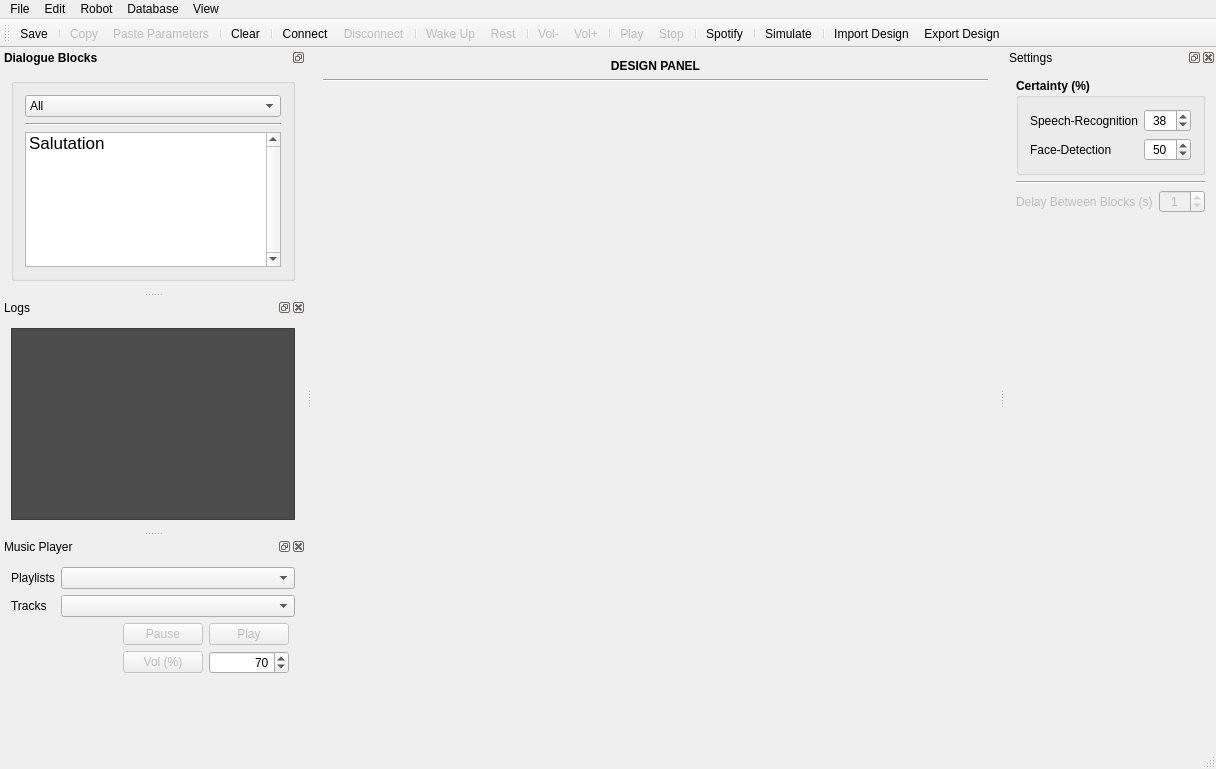
<?xml version="1.0" encoding="UTF-8"?>
<ui version="4.0">
 <class>DialogGUI</class>
 <widget class="QMainWindow" name="DialogGUI">
  <property name="geometry">
   <rect>
    <x>0</x>
    <y>0</y>
    <width>1216</width>
    <height>769</height>
   </rect>
  </property>
  <property name="minimumSize">
   <size>
    <width>62</width>
    <height>50</height>
   </size>
  </property>
  <property name="windowTitle">
   <string>Interaction Design</string>
  </property>
  <property name="autoFillBackground">
   <bool>true</bool>
  </property>
  <widget class="QWidget" name="centralWidget">
   <layout class="QGridLayout" name="gridLayout_11">
    <item row="0" column="0">
     <widget class="QLabel" name="label_8">
      <property name="sizePolicy">
       <sizepolicy hsizetype="Preferred" vsizetype="Fixed">
        <horstretch>0</horstretch>
        <verstretch>0</verstretch>
       </sizepolicy>
      </property>
      <property name="font">
       <font>
        <weight>75</weight>
        <bold>true</bold>
       </font>
      </property>
      <property name="text">
       <string>DESIGN PANEL</string>
      </property>
      <property name="alignment">
       <set>Qt::AlignCenter</set>
      </property>
     </widget>
    </item>
    <item row="1" column="0">
     <widget class="Line" name="line">
      <property name="orientation">
       <enum>Qt::Horizontal</enum>
      </property>
     </widget>
    </item>
    <item row="2" column="0">
     <layout class="QGridLayout" name="gridLayout_2">
      <item row="0" column="0">
       <layout class="QGridLayout" name="designPanelLayout">
        <item row="0" column="0">
         <widget class="QWidget" name="tmpWidget" native="true">
          <property name="sizePolicy">
           <sizepolicy hsizetype="Preferred" vsizetype="MinimumExpanding">
            <horstretch>0</horstretch>
            <verstretch>0</verstretch>
           </sizepolicy>
          </property>
         </widget>
        </item>
       </layout>
      </item>
     </layout>
    </item>
   </layout>
  </widget>
  <widget class="QMenuBar" name="menuBar">
   <property name="geometry">
    <rect>
     <x>0</x>
     <y>0</y>
     <width>1216</width>
     <height>22</height>
    </rect>
   </property>
   <widget class="QMenu" name="menuFile">
    <property name="title">
     <string>File</string>
    </property>
    <addaction name="actionMenuNew"/>
    <addaction name="separator"/>
    <addaction name="actionMenuImportBlocks"/>
    <addaction name="actionMenuExportBlocks"/>
    <addaction name="separator"/>
    <addaction name="actionMenuSave"/>
    <addaction name="actionMenuSaveAs"/>
    <addaction name="separator"/>
    <addaction name="actionMenuMusic"/>
    <addaction name="separator"/>
    <addaction name="actionMenuExit"/>
   </widget>
   <widget class="QMenu" name="menuEdit">
    <property name="title">
     <string>Edit</string>
    </property>
    <addaction name="actionMenuUndo"/>
    <addaction name="actionMenuRedo"/>
    <addaction name="separator"/>
    <addaction name="actionMenuCopy"/>
    <addaction name="actionMenuPaste"/>
    <addaction name="actionMenuPasteParameters"/>
    <addaction name="separator"/>
    <addaction name="actionMenuDelete"/>
    <addaction name="actionMenuClear"/>
   </widget>
   <widget class="QMenu" name="menuRobot">
    <property name="title">
     <string>Robot</string>
    </property>
    <addaction name="actionMenuConnect"/>
    <addaction name="actionMenuDisconnect"/>
    <addaction name="separator"/>
    <addaction name="actionMenuWakeUp"/>
    <addaction name="actionMenuRest"/>
    <addaction name="separator"/>
    <addaction name="actionMenuEnableTouch"/>
    <addaction name="actionMenuShowImage"/>
    <addaction name="actionMenuHideImage"/>
    <addaction name="separator"/>
    <addaction name="actionMenuVolumeUp"/>
    <addaction name="actionMenuVolumeDown"/>
    <addaction name="separator"/>
    <addaction name="actionMenuTest"/>
    <addaction name="separator"/>
    <addaction name="actionMenuPlay"/>
    <addaction name="actionMenuPause"/>
    <addaction name="actionMenuStop"/>
    <addaction name="separator"/>
    <addaction name="actionMenuSimulate"/>
    <addaction name="separator"/>
    <addaction name="actionMenuEnableMoving"/>
    <addaction name="actionMenuDisableMoving"/>
   </widget>
   <widget class="QMenu" name="menuDatabase">
    <property name="title">
     <string>Database</string>
    </property>
    <addaction name="actionMenuDatabaseConnect"/>
    <addaction name="actionMenuDatabaseDisconnect"/>
   </widget>
   <widget class="QMenu" name="menuView">
    <property name="title">
     <string>View</string>
    </property>
    <addaction name="actionMenuBlockList"/>
    <addaction name="actionMenuLogs"/>
    <addaction name="actionMenuSimulationDockView"/>
    <addaction name="actionMenuMusicDockView"/>
    <addaction name="actionMenuSettingsDockView"/>
    <addaction name="separator"/>
    <addaction name="actionMenuZoomIn"/>
    <addaction name="actionMenuZoomOut"/>
   </widget>
   <addaction name="menuFile"/>
   <addaction name="menuEdit"/>
   <addaction name="menuRobot"/>
   <addaction name="menuDatabase"/>
   <addaction name="menuView"/>
  </widget>
  <widget class="QToolBar" name="mainToolBar">
   <property name="enabled">
    <bool>true</bool>
   </property>
   <property name="allowedAreas">
    <set>Qt::AllToolBarAreas</set>
   </property>
   <property name="orientation">
    <enum>Qt::Horizontal</enum>
   </property>
   <property name="toolButtonStyle">
    <enum>Qt::ToolButtonTextUnderIcon</enum>
   </property>
   <attribute name="toolBarArea">
    <enum>TopToolBarArea</enum>
   </attribute>
   <attribute name="toolBarBreak">
    <bool>false</bool>
   </attribute>
   <addaction name="actionMenuSave"/>
   <addaction name="separator"/>
   <addaction name="actionMenuCopy"/>
   <addaction name="actionMenuPasteParameters"/>
   <addaction name="separator"/>
   <addaction name="actionMenuClear"/>
   <addaction name="separator"/>
   <addaction name="actionMenuConnect"/>
   <addaction name="actionMenuDisconnect"/>
   <addaction name="separator"/>
   <addaction name="actionMenuWakeUp"/>
   <addaction name="actionMenuRest"/>
   <addaction name="separator"/>
   <addaction name="actionMenuVolumeDown"/>
   <addaction name="actionMenuVolumeUp"/>
   <addaction name="separator"/>
   <addaction name="actionMenuPlay"/>
   <addaction name="actionMenuStop"/>
   <addaction name="separator"/>
   <addaction name="actionMenuMusic"/>
   <addaction name="separator"/>
   <addaction name="actionMenuSimulate"/>
   <addaction name="separator"/>
   <addaction name="actionMenuImportBlocks"/>
   <addaction name="actionMenuExportBlocks"/>
  </widget>
  <widget class="QStatusBar" name="statusBar"/>
  <widget class="QDockWidget" name="blocksDockWidget">
   <property name="font">
    <font>
     <weight>75</weight>
     <bold>true</bold>
    </font>
   </property>
   <property name="features">
    <set>QDockWidget::DockWidgetFloatable|QDockWidget::DockWidgetMovable</set>
   </property>
   <property name="windowTitle">
    <string>Dialogue Blocks</string>
   </property>
   <attribute name="dockWidgetArea">
    <number>1</number>
   </attribute>
   <widget class="QWidget" name="dockWidgetContents">
    <layout class="QGridLayout" name="gridLayout_8">
     <item row="0" column="0">
      <layout class="QGridLayout" name="gridLayout_3">
       <item row="0" column="0" colspan="2">
        <widget class="QGroupBox" name="groupBox_11">
         <property name="font">
          <font>
           <weight>50</weight>
           <bold>false</bold>
          </font>
         </property>
         <property name="title">
          <string/>
         </property>
         <layout class="QGridLayout" name="gridLayout_7">
          <item row="0" column="0">
           <widget class="QComboBox" name="dialogueBlocksCategoryComboBox">
            <item>
             <property name="text">
              <string>All</string>
             </property>
            </item>
            <item>
             <property name="text">
              <string>Opening</string>
             </property>
            </item>
            <item>
             <property name="text">
              <string>Service-Provision</string>
             </property>
            </item>
            <item>
             <property name="text">
              <string>Closing</string>
             </property>
            </item>
            <item>
             <property name="text">
              <string>Chit-Chat</string>
             </property>
            </item>
           </widget>
          </item>
          <item row="1" column="0">
           <widget class="Line" name="line_3">
            <property name="orientation">
             <enum>Qt::Horizontal</enum>
            </property>
           </widget>
          </item>
          <item row="2" column="0">
           <widget class="QListWidget" name="dragListWidget">
            <property name="font">
             <font>
              <pointsize>13</pointsize>
              <weight>50</weight>
              <bold>false</bold>
             </font>
            </property>
            <property name="lineWidth">
             <number>1</number>
            </property>
            <property name="verticalScrollBarPolicy">
             <enum>Qt::ScrollBarAlwaysOn</enum>
            </property>
            <property name="dragEnabled">
             <bool>true</bool>
            </property>
            <property name="dragDropMode">
             <enum>QAbstractItemView::DragOnly</enum>
            </property>
            <property name="alternatingRowColors">
             <bool>true</bool>
            </property>
            <property name="iconSize">
             <size>
              <width>100</width>
              <height>60</height>
             </size>
            </property>
            <property name="wordWrap">
             <bool>true</bool>
            </property>
            <property name="selectionRectVisible">
             <bool>true</bool>
            </property>
            <property name="sortingEnabled">
             <bool>true</bool>
            </property>
            <item>
             <property name="text">
              <string>Salutation</string>
             </property>
             <property name="font">
              <font>
               <pointsize>13</pointsize>
               <weight>50</weight>
               <bold>false</bold>
              </font>
             </property>
             <property name="icon">
              <iconset resource="hre_resources/resources.qrc">
               <normaloff>:/hreresources/pepper-icons/pepper-greet.png</normaloff>:/hreresources/pepper-icons/pepper-greet.png</iconset>
             </property>
            </item>
           </widget>
          </item>
         </layout>
        </widget>
       </item>
      </layout>
     </item>
    </layout>
   </widget>
  </widget>
  <widget class="QDockWidget" name="logsDockWidget">
   <property name="sizePolicy">
    <sizepolicy hsizetype="Preferred" vsizetype="Fixed">
     <horstretch>0</horstretch>
     <verstretch>0</verstretch>
    </sizepolicy>
   </property>
   <property name="minimumSize">
    <size>
     <width>182</width>
     <height>177</height>
    </size>
   </property>
   <property name="floating">
    <bool>false</bool>
   </property>
   <property name="features">
    <set>QDockWidget::AllDockWidgetFeatures</set>
   </property>
   <property name="allowedAreas">
    <set>Qt::AllDockWidgetAreas</set>
   </property>
   <property name="windowTitle">
    <string>Logs</string>
   </property>
   <attribute name="dockWidgetArea">
    <number>1</number>
   </attribute>
   <widget class="QWidget" name="dockWidgetContents_2">
    <layout class="QGridLayout" name="gridLayout_27">
     <item row="0" column="0">
      <widget class="QTextEdit" name="logsTextEdit">
       <property name="acceptDrops">
        <bool>false</bool>
       </property>
       <property name="autoFillBackground">
        <bool>true</bool>
       </property>
       <property name="styleSheet">
        <string notr="true">background: rgb(76, 76, 76)</string>
       </property>
       <property name="undoRedoEnabled">
        <bool>false</bool>
       </property>
       <property name="readOnly">
        <bool>true</bool>
       </property>
       <property name="acceptRichText">
        <bool>true</bool>
       </property>
      </widget>
     </item>
    </layout>
   </widget>
  </widget>
  <widget class="QDockWidget" name="musicDockWidget">
   <property name="sizePolicy">
    <sizepolicy hsizetype="Preferred" vsizetype="Fixed">
     <horstretch>0</horstretch>
     <verstretch>0</verstretch>
    </sizepolicy>
   </property>
   <property name="windowTitle">
    <string>Music Player</string>
   </property>
   <attribute name="dockWidgetArea">
    <number>1</number>
   </attribute>
   <widget class="QWidget" name="dockWidgetContents_3">
    <layout class="QGridLayout" name="gridLayout_16">
     <item row="2" column="0">
      <spacer name="verticalSpacer_4">
       <property name="orientation">
        <enum>Qt::Vertical</enum>
       </property>
       <property name="sizeHint" stdset="0">
        <size>
         <width>20</width>
         <height>40</height>
        </size>
       </property>
      </spacer>
     </item>
     <item row="0" column="0">
      <layout class="QGridLayout" name="gridLayout_10">
       <item row="0" column="1">
        <widget class="QComboBox" name="musicPlaylistComboBox"/>
       </item>
       <item row="1" column="1">
        <widget class="QComboBox" name="musicTracksComboBox"/>
       </item>
       <item row="0" column="0">
        <widget class="QLabel" name="label">
         <property name="sizePolicy">
          <sizepolicy hsizetype="Fixed" vsizetype="Preferred">
           <horstretch>0</horstretch>
           <verstretch>0</verstretch>
          </sizepolicy>
         </property>
         <property name="text">
          <string>Playlists</string>
         </property>
        </widget>
       </item>
       <item row="1" column="0">
        <widget class="QLabel" name="label_5">
         <property name="sizePolicy">
          <sizepolicy hsizetype="Fixed" vsizetype="Preferred">
           <horstretch>0</horstretch>
           <verstretch>0</verstretch>
          </sizepolicy>
         </property>
         <property name="text">
          <string>Tracks</string>
         </property>
        </widget>
       </item>
      </layout>
     </item>
     <item row="1" column="0">
      <layout class="QGridLayout" name="gridLayout_9">
       <item row="0" column="1">
        <widget class="QPushButton" name="musicPauseButton">
         <property name="enabled">
          <bool>false</bool>
         </property>
         <property name="text">
          <string>Pause</string>
         </property>
         <property name="icon">
          <iconset>
           <normalon>:/hreresources/icons/pause.png</normalon>
          </iconset>
         </property>
        </widget>
       </item>
       <item row="0" column="2">
        <widget class="QPushButton" name="musicPlayButton">
         <property name="enabled">
          <bool>false</bool>
         </property>
         <property name="text">
          <string>Play</string>
         </property>
         <property name="icon">
          <iconset>
           <normalon>:/hreresources/icons/play.png</normalon>
          </iconset>
         </property>
        </widget>
       </item>
       <item row="2" column="0" colspan="4">
        <widget class="QLineEdit" name="musicMessageLineEdit">
         <property name="layoutDirection">
          <enum>Qt::LeftToRight</enum>
         </property>
         <property name="autoFillBackground">
          <bool>false</bool>
         </property>
         <property name="styleSheet">
          <string notr="true">background-color: transparent;</string>
         </property>
         <property name="text">
          <string/>
         </property>
         <property name="frame">
          <bool>false</bool>
         </property>
         <property name="alignment">
          <set>Qt::AlignRight|Qt::AlignTrailing|Qt::AlignVCenter</set>
         </property>
         <property name="readOnly">
          <bool>true</bool>
         </property>
        </widget>
       </item>
       <item row="1" column="2">
        <widget class="QSpinBox" name="musicVolumeSpinBox">
         <property name="alignment">
          <set>Qt::AlignRight|Qt::AlignTrailing|Qt::AlignVCenter</set>
         </property>
         <property name="maximum">
          <number>100</number>
         </property>
         <property name="singleStep">
          <number>5</number>
         </property>
         <property name="value">
          <number>70</number>
         </property>
        </widget>
       </item>
       <item row="1" column="1">
        <widget class="QPushButton" name="musicVolumeButton">
         <property name="enabled">
          <bool>false</bool>
         </property>
         <property name="text">
          <string>Vol (%)</string>
         </property>
        </widget>
       </item>
       <item row="0" column="0">
        <spacer name="horizontalSpacer">
         <property name="orientation">
          <enum>Qt::Horizontal</enum>
         </property>
         <property name="sizeHint" stdset="0">
          <size>
           <width>40</width>
           <height>20</height>
          </size>
         </property>
        </spacer>
       </item>
      </layout>
     </item>
    </layout>
   </widget>
  </widget>
  <widget class="QDockWidget" name="settingsDockWidget">
   <property name="windowTitle">
    <string>Settings</string>
   </property>
   <attribute name="dockWidgetArea">
    <number>2</number>
   </attribute>
   <widget class="QWidget" name="dockWidgetContents_6">
    <layout class="QGridLayout" name="gridLayout_4">
     <item row="0" column="0">
      <layout class="QGridLayout" name="gridLayout">
       <item row="2" column="1">
        <widget class="QSpinBox" name="blocksDelaySpinBox">
         <property name="enabled">
          <bool>false</bool>
         </property>
         <property name="alignment">
          <set>Qt::AlignCenter</set>
         </property>
         <property name="maximum">
          <number>60</number>
         </property>
         <property name="value">
          <number>1</number>
         </property>
        </widget>
       </item>
       <item row="0" column="0" colspan="2">
        <widget class="QGroupBox" name="groupBox">
         <property name="font">
          <font>
           <weight>75</weight>
           <bold>true</bold>
          </font>
         </property>
         <property name="title">
          <string>Certainty (%)</string>
         </property>
         <layout class="QGridLayout" name="gridLayout_6">
          <item row="0" column="0">
           <layout class="QGridLayout" name="gridLayout_5">
            <item row="0" column="0">
             <widget class="QLabel" name="label_2">
              <property name="font">
               <font>
                <weight>50</weight>
                <bold>false</bold>
               </font>
              </property>
              <property name="text">
               <string>Speech-Recognition</string>
              </property>
             </widget>
            </item>
            <item row="0" column="1">
             <widget class="QSpinBox" name="speechCertaintySpinBox">
              <property name="font">
               <font>
                <weight>50</weight>
                <bold>false</bold>
               </font>
              </property>
              <property name="alignment">
               <set>Qt::AlignCenter</set>
              </property>
              <property name="minimum">
               <number>1</number>
              </property>
              <property name="maximum">
               <number>100</number>
              </property>
              <property name="value">
               <number>38</number>
              </property>
             </widget>
            </item>
            <item row="1" column="0">
             <widget class="QLabel" name="label_4">
              <property name="font">
               <font>
                <weight>50</weight>
                <bold>false</bold>
               </font>
              </property>
              <property name="text">
               <string>Face-Detection</string>
              </property>
             </widget>
            </item>
            <item row="1" column="1">
             <widget class="QSpinBox" name="faceDetectionCertaintySpinBox">
              <property name="font">
               <font>
                <weight>50</weight>
                <bold>false</bold>
               </font>
              </property>
              <property name="alignment">
               <set>Qt::AlignCenter</set>
              </property>
              <property name="minimum">
               <number>1</number>
              </property>
              <property name="maximum">
               <number>100</number>
              </property>
              <property name="value">
               <number>50</number>
              </property>
             </widget>
            </item>
           </layout>
          </item>
         </layout>
        </widget>
       </item>
       <item row="2" column="0">
        <widget class="QLabel" name="label_3">
         <property name="enabled">
          <bool>false</bool>
         </property>
         <property name="text">
          <string>Delay Between Blocks (s)</string>
         </property>
        </widget>
       </item>
       <item row="3" column="1">
        <spacer name="verticalSpacer">
         <property name="orientation">
          <enum>Qt::Vertical</enum>
         </property>
         <property name="sizeHint" stdset="0">
          <size>
           <width>20</width>
           <height>40</height>
          </size>
         </property>
        </spacer>
       </item>
       <item row="1" column="0" colspan="2">
        <widget class="Line" name="line_2">
         <property name="orientation">
          <enum>Qt::Horizontal</enum>
         </property>
        </widget>
       </item>
      </layout>
     </item>
    </layout>
   </widget>
  </widget>
  <action name="actionReload">
   <property name="checkable">
    <bool>false</bool>
   </property>
   <property name="icon">
    <iconset resource="hre_resources/resources.qrc">
     <normaloff>:/hreresources/icons/refresh.png</normaloff>:/hreresources/icons/refresh.png</iconset>
   </property>
   <property name="text">
    <string>Reload</string>
   </property>
   <property name="toolTip">
    <string>Reload</string>
   </property>
  </action>
  <action name="actionMenuNew">
   <property name="text">
    <string>New</string>
   </property>
   <property name="shortcut">
    <string>Ctrl+N</string>
   </property>
  </action>
  <action name="actionMenuImportBlocks">
   <property name="enabled">
    <bool>true</bool>
   </property>
   <property name="icon">
    <iconset resource="hre_resources/resources.qrc">
     <normaloff>:/hreresources/icons/import.png</normaloff>:/hreresources/icons/import.png</iconset>
   </property>
   <property name="text">
    <string>Import Design</string>
   </property>
   <property name="toolTip">
    <string>Import Design</string>
   </property>
  </action>
  <action name="actionMenuExportBlocks">
   <property name="enabled">
    <bool>true</bool>
   </property>
   <property name="icon">
    <iconset resource="hre_resources/resources.qrc">
     <normaloff>:/hreresources/icons/export.png</normaloff>:/hreresources/icons/export.png</iconset>
   </property>
   <property name="text">
    <string>Export Design</string>
   </property>
   <property name="toolTip">
    <string>Export Design</string>
   </property>
  </action>
  <action name="actionMenuSave">
   <property name="icon">
    <iconset resource="hre_resources/resources.qrc">
     <normaloff>:/hreresources/icons/save.png</normaloff>:/hreresources/icons/save.png</iconset>
   </property>
   <property name="text">
    <string>Save</string>
   </property>
   <property name="shortcut">
    <string>Ctrl+S</string>
   </property>
  </action>
  <action name="actionMenuSaveAs">
   <property name="icon">
    <iconset resource="hre_resources/resources.qrc">
     <normaloff>:/hreresources/icons/save.png</normaloff>:/hreresources/icons/save.png</iconset>
   </property>
   <property name="text">
    <string>Save As</string>
   </property>
   <property name="shortcut">
    <string>Ctrl+Shift+S</string>
   </property>
  </action>
  <action name="actionMenuExit">
   <property name="text">
    <string>Exit</string>
   </property>
   <property name="shortcut">
    <string>Ctrl+Q</string>
   </property>
  </action>
  <action name="actionMenuUndo">
   <property name="enabled">
    <bool>true</bool>
   </property>
   <property name="text">
    <string>Undo</string>
   </property>
   <property name="shortcut">
    <string>Ctrl+Z</string>
   </property>
  </action>
  <action name="actionMenuRedo">
   <property name="enabled">
    <bool>true</bool>
   </property>
   <property name="text">
    <string>Redo</string>
   </property>
   <property name="shortcut">
    <string>Ctrl+Shift+Z</string>
   </property>
  </action>
  <action name="actionMenuCopy">
   <property name="enabled">
    <bool>false</bool>
   </property>
   <property name="icon">
    <iconset resource="hre_resources/resources.qrc">
     <normaloff>:/hreresources/icons/copy.png</normaloff>:/hreresources/icons/copy.png</iconset>
   </property>
   <property name="text">
    <string>Copy</string>
   </property>
   <property name="shortcut">
    <string>Ctrl+C</string>
   </property>
  </action>
  <action name="actionMenuPaste">
   <property name="enabled">
    <bool>false</bool>
   </property>
   <property name="icon">
    <iconset resource="hre_resources/resources.qrc">
     <normaloff>:/hreresources/icons/paste.png</normaloff>:/hreresources/icons/paste.png</iconset>
   </property>
   <property name="text">
    <string>Paste</string>
   </property>
   <property name="shortcut">
    <string>Ctrl+V</string>
   </property>
  </action>
  <action name="actionMenuPasteParameters">
   <property name="enabled">
    <bool>false</bool>
   </property>
   <property name="icon">
    <iconset resource="hre_resources/resources.qrc">
     <normaloff>:/hreresources/icons/paste.png</normaloff>:/hreresources/icons/paste.png</iconset>
   </property>
   <property name="text">
    <string>Paste Parameters</string>
   </property>
   <property name="toolTip">
    <string>Paste Parameters</string>
   </property>
   <property name="shortcut">
    <string>Ctrl+Shift+V</string>
   </property>
  </action>
  <action name="actionMenuDelete">
   <property name="enabled">
    <bool>true</bool>
   </property>
   <property name="icon">
    <iconset resource="hre_resources/resources.qrc">
     <normaloff>:/hreresources/icons/delete.png</normaloff>:/hreresources/icons/delete.png</iconset>
   </property>
   <property name="text">
    <string>Delete</string>
   </property>
   <property name="shortcut">
    <string>Backspace</string>
   </property>
  </action>
  <action name="actionMenuClear">
   <property name="icon">
    <iconset resource="hre_resources/resources.qrc">
     <normaloff>:/hreresources/icons/erase.png</normaloff>:/hreresources/icons/erase.png</iconset>
   </property>
   <property name="text">
    <string>Clear</string>
   </property>
   <property name="shortcut">
    <string>Ctrl+Shift+Backspace</string>
   </property>
  </action>
  <action name="actionMenuConnect">
   <property name="enabled">
    <bool>true</bool>
   </property>
   <property name="icon">
    <iconset resource="hre_resources/resources.qrc">
     <normaloff>:/hreresources/icons/connect.png</normaloff>:/hreresources/icons/connect.png</iconset>
   </property>
   <property name="text">
    <string>Connect</string>
   </property>
  </action>
  <action name="actionMenuDisconnect">
   <property name="enabled">
    <bool>false</bool>
   </property>
   <property name="icon">
    <iconset resource="hre_resources/resources.qrc">
     <normaloff>:/hreresources/icons/disconnect1.png</normaloff>:/hreresources/icons/disconnect1.png</iconset>
   </property>
   <property name="text">
    <string>Disconnect</string>
   </property>
  </action>
  <action name="actionMenuWakeUp">
   <property name="enabled">
    <bool>false</bool>
   </property>
   <property name="icon">
    <iconset resource="hre_resources/resources.qrc">
     <normaloff>:/hreresources/icons/eyeon.png</normaloff>:/hreresources/icons/eyeon.png</iconset>
   </property>
   <property name="text">
    <string>Wake Up</string>
   </property>
  </action>
  <action name="actionMenuRest">
   <property name="enabled">
    <bool>false</bool>
   </property>
   <property name="icon">
    <iconset resource="hre_resources/resources.qrc">
     <normaloff>:/hreresources/icons/eyeoff.png</normaloff>:/hreresources/icons/eyeoff.png</iconset>
   </property>
   <property name="text">
    <string>Rest</string>
   </property>
  </action>
  <action name="actionMenuEnableTouch">
   <property name="enabled">
    <bool>false</bool>
   </property>
   <property name="icon">
    <iconset resource="hre_resources/resources.qrc">
     <normaloff>:/hreresources/icons/touch.png</normaloff>:/hreresources/icons/touch.png</iconset>
   </property>
   <property name="text">
    <string>Enable Touch</string>
   </property>
  </action>
  <action name="actionMenuShowImage">
   <property name="enabled">
    <bool>false</bool>
   </property>
   <property name="icon">
    <iconset resource="hre_resources/resources.qrc">
     <normaloff>:/hreresources/icons/tablet-show.png</normaloff>:/hreresources/icons/tablet-show.png</iconset>
   </property>
   <property name="text">
    <string>Show Image</string>
   </property>
  </action>
  <action name="actionMenuHideImage">
   <property name="enabled">
    <bool>false</bool>
   </property>
   <property name="icon">
    <iconset resource="hre_resources/resources.qrc">
     <normaloff>:/hreresources/icons/tablet-hide.png</normaloff>:/hreresources/icons/tablet-hide.png</iconset>
   </property>
   <property name="text">
    <string>Hide Image</string>
   </property>
  </action>
  <action name="actionMenuVolumeUp">
   <property name="enabled">
    <bool>false</bool>
   </property>
   <property name="icon">
    <iconset resource="hre_resources/resources.qrc">
     <normaloff>:/hreresources/icons/volume-up.png</normaloff>:/hreresources/icons/volume-up.png</iconset>
   </property>
   <property name="text">
    <string>Vol+</string>
   </property>
  </action>
  <action name="actionMenuVolumeDown">
   <property name="enabled">
    <bool>false</bool>
   </property>
   <property name="icon">
    <iconset resource="hre_resources/resources.qrc">
     <normaloff>:/hreresources/icons/volume-down.png</normaloff>:/hreresources/icons/volume-down.png</iconset>
   </property>
   <property name="text">
    <string>Vol-</string>
   </property>
  </action>
  <action name="actionMenuTest">
   <property name="enabled">
    <bool>false</bool>
   </property>
   <property name="text">
    <string>Test</string>
   </property>
  </action>
  <action name="actionMenuPlay">
   <property name="enabled">
    <bool>false</bool>
   </property>
   <property name="icon">
    <iconset resource="hre_resources/resources.qrc">
     <normaloff>:/hreresources/icons/play.png</normaloff>:/hreresources/icons/play.png</iconset>
   </property>
   <property name="text">
    <string>Play</string>
   </property>
  </action>
  <action name="actionMenuPause">
   <property name="enabled">
    <bool>false</bool>
   </property>
   <property name="icon">
    <iconset resource="hre_resources/resources.qrc">
     <normaloff>:/hreresources/icons/pause.png</normaloff>:/hreresources/icons/pause.png</iconset>
   </property>
   <property name="text">
    <string>Pause</string>
   </property>
  </action>
  <action name="actionMenuStop">
   <property name="enabled">
    <bool>false</bool>
   </property>
   <property name="icon">
    <iconset resource="hre_resources/resources.qrc">
     <normaloff>:/hreresources/icons/stop.png</normaloff>:/hreresources/icons/stop.png</iconset>
   </property>
   <property name="text">
    <string>Stop</string>
   </property>
  </action>
  <action name="actionMenuEnableMoving">
   <property name="enabled">
    <bool>false</bool>
   </property>
   <property name="text">
    <string>Enable Moving</string>
   </property>
  </action>
  <action name="actionMenuDisableMoving">
   <property name="enabled">
    <bool>false</bool>
   </property>
   <property name="text">
    <string>Disable Moving</string>
   </property>
  </action>
  <action name="actionMenuDatabaseConnect">
   <property name="icon">
    <iconset resource="hre_resources/resources.qrc">
     <normaloff>:/hreresources/icons/database-connect.png</normaloff>:/hreresources/icons/database-connect.png</iconset>
   </property>
   <property name="text">
    <string>Connect</string>
   </property>
  </action>
  <action name="actionMenuDatabaseDisconnect">
   <property name="enabled">
    <bool>false</bool>
   </property>
   <property name="icon">
    <iconset resource="hre_resources/resources.qrc">
     <normaloff>:/hreresources/icons/database-disconnect.png</normaloff>:/hreresources/icons/database-disconnect.png</iconset>
   </property>
   <property name="text">
    <string>Disconnect</string>
   </property>
  </action>
  <action name="actionMenuZoomIn">
   <property name="icon">
    <iconset resource="hre_resources/resources.qrc">
     <normaloff>:/hreresources/icons/zoomin.png</normaloff>:/hreresources/icons/zoomin.png</iconset>
   </property>
   <property name="text">
    <string>Zoom In</string>
   </property>
   <property name="shortcut">
    <string>Ctrl+=</string>
   </property>
  </action>
  <action name="actionMenuZoomOut">
   <property name="icon">
    <iconset resource="hre_resources/resources.qrc">
     <normaloff>:/hreresources/icons/zoomout.png</normaloff>:/hreresources/icons/zoomout.png</iconset>
   </property>
   <property name="text">
    <string>Zoom Out</string>
   </property>
   <property name="toolTip">
    <string>Zoom Out</string>
   </property>
   <property name="shortcut">
    <string>Ctrl+-</string>
   </property>
  </action>
  <action name="actionMenuBlockList">
   <property name="text">
    <string>Block List Panel</string>
   </property>
  </action>
  <action name="actionMenuLogs">
   <property name="text">
    <string>Logs Panel</string>
   </property>
  </action>
  <action name="actionMenuSimulate">
   <property name="icon">
    <iconset resource="hre_resources/resources.qrc">
     <normaloff>:/hreresources/icons/simulate-chat.png</normaloff>:/hreresources/icons/simulate-chat.png</iconset>
   </property>
   <property name="text">
    <string>Simulate</string>
   </property>
  </action>
  <action name="actionMenuMusic">
   <property name="icon">
    <iconset resource="hre_resources/resources.qrc">
     <normaloff>:/hreresources/icons/music.png</normaloff>:/hreresources/icons/music.png</iconset>
   </property>
   <property name="text">
    <string>Spotify</string>
   </property>
   <property name="toolTip">
    <string>Music</string>
   </property>
  </action>
  <action name="actionMenuMusicDockView">
   <property name="text">
    <string>Music Panel</string>
   </property>
  </action>
  <action name="actionMenuSimulationDockView">
   <property name="text">
    <string>Simulation Panel</string>
   </property>
   <property name="toolTip">
    <string>Simulation</string>
   </property>
  </action>
  <action name="actionMenuSettingsDockView">
   <property name="text">
    <string>Settings Panel</string>
   </property>
  </action>
 </widget>
 <layoutdefault spacing="6" margin="11"/>
 <resources>
  <include location="hre_resources/resources.qrc"/>
 </resources>
 <connections/>
</ui>
